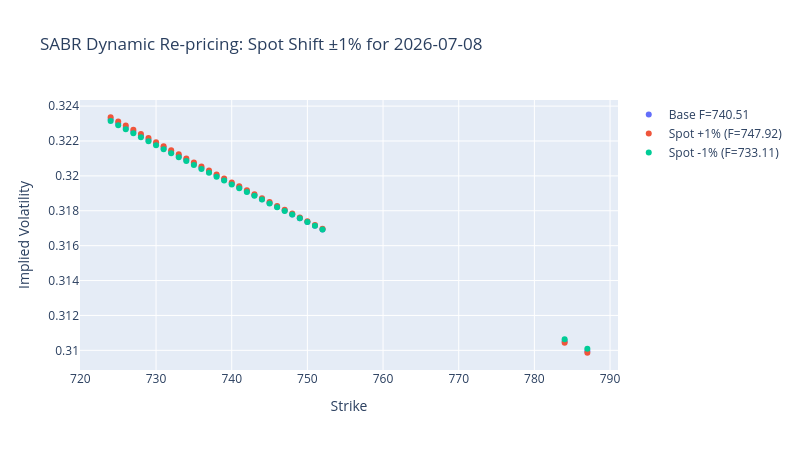

Notebook source saved alongside this figure:
### Markdown cell above
# SABR Dynamic Re-pricing Demo

### Code cell
if plot_data and sabr_params:
    expiry = plot_data[0]["expiry"]
    sabr = sabr_params.get(expiry)
    if sabr is not None:
        print("\n--- SABR Dynamic Re-pricing Demo ---")
        T = plot_data[0]["T"]
        forward_base = plot_data[0]["forward"]
        strikes = plot_data[0]["strikes"]
        
        # Base SABR IV
        iv_base = []
        for K in strikes:
            iv = sabr_iv(forward_base, K, T, sabr["alpha"], sabr["beta"], sabr["rho"], sabr["nu"])
            iv_base.append(iv)
        iv_base = np.array(iv_base)
        
        # Shift spot by +1% and -1%
        shift = 0.01
        forward_up = forward_base * (1 + shift)
        forward_down = forward_base * (1 - shift)
        
        iv_up = []
        iv_down = []
        for K in strikes:
            iv_up.append(sabr_iv(forward_up, K, T, sabr["alpha"], sabr["beta"], sabr["rho"], sabr["nu"]))
            iv_down.append(sabr_iv(forward_down, K, T, sabr["alpha"], sabr["beta"], sabr["rho"], sabr["nu"]))
        iv_up = np.array(iv_up)
        iv_down = np.array(iv_down)
        
        fig_dynamic = go.Figure()
        fig_dynamic.add_trace(go.Scatter(x=strikes, y=iv_base, mode='markers', name=f'Base F={forward_base:.2f}', line=dict(width=3)))
        fig_dynamic.add_trace(go.Scatter(x=strikes, y=iv_up, mode='markers', name=f'Spot +1% (F={forward_up:.2f})', line=dict(dash='dot', width=2)))
        fig_dynamic.add_trace(go.Scatter(x=strikes, y=iv_down, mode='markers', name=f'Spot -1% (F={forward_down:.2f})', line=dict(dash='dot', width=2)))
        
        fig_dynamic.update_layout(
            title=f"SABR Dynamic Re-pricing: Spot Shift ±1% for {expiry}",
            xaxis_title="Strike",
            yaxis_title="Implied Volatility",
            height=450,
            width=800
        )
        fig_dynamic.show()
    else:
        print("SABR not available for the first expiry.")
else:
    print("No plot data available for dynamic demo.")

### Figure 1 — Plotly figure (JSON) as saved in the notebook; plotly's stock layout.template omitted (floating-point values rounded to 4 significant figures)
{"data": [{"line": {"width": 3}, "mode": "markers", "name": "Base F=740.51", "type": "scatter", "x": [741.0, 742.0, 743.0, 744.0, 745.0, 746.0, 747.0, 748.0, 749.0, 750.0, 751.0, 752.0, 784.0, 787.0, 724.0, 725.0, 726.0, 727.0, 728.0, 729.0, 730.0, 731.0, 732.0, 733.0, 734.0, 735.0, 736.0, 737.0, 738.0, 739.0, 740.0], "y": [0.3193, 0.3191, 0.3189, 0.3187, 0.3184, 0.3182, 0.318, 0.3178, 0.3176, 0.3174, 0.3171, 0.3169, 0.3105, 0.31, 0.3232, 0.323, 0.3228, 0.3225, 0.3223, 0.3221, 0.3218, 0.3216, 0.3214, 0.3211, 0.3209, 0.3207, 0.3205, 0.3202, 0.32, 0.3198, 0.3196]}, {"line": {"dash": "dot", "width": 2}, "mode": "markers", "name": "Spot +1% (F=747.92)", "type": "scatter", "x": [741.0, 742.0, 743.0, 744.0, 745.0, 746.0, 747.0, 748.0, 749.0, 750.0, 751.0, 752.0, 784.0, 787.0, 724.0, 725.0, 726.0, 727.0, 728.0, 729.0, 730.0, 731.0, 732.0, 733.0, 734.0, 735.0, 736.0, 737.0, 738.0, 739.0, 740.0], "y": [0.3194, 0.3192, 0.3189, 0.3187, 0.3185, 0.3183, 0.3181, 0.3178, 0.3176, 0.3174, 0.3172, 0.317, 0.3104, 0.3099, 0.3234, 0.3231, 0.3229, 0.3226, 0.3224, 0.3222, 0.3219, 0.3217, 0.3215, 0.3212, 0.321, 0.3208, 0.3205, 0.3203, 0.3201, 0.3199, 0.3196]}, {"line": {"dash": "dot", "width": 2}, "mode": "markers", "name": "Spot -1% (F=733.11)", "type": "scatter", "x": [741.0, 742.0, 743.0, 744.0, 745.0, 746.0, 747.0, 748.0, 749.0, 750.0, 751.0, 752.0, 784.0, 787.0, 724.0, 725.0, 726.0, 727.0, 728.0, 729.0, 730.0, 731.0, 732.0, 733.0, 734.0, 735.0, 736.0, 737.0, 738.0, 739.0, 740.0], "y": [0.3193, 0.3191, 0.3189, 0.3186, 0.3184, 0.3182, 0.318, 0.3178, 0.3176, 0.3174, 0.3171, 0.3169, 0.3106, 0.3101, 0.3231, 0.3229, 0.3227, 0.3224, 0.3222, 0.322, 0.3218, 0.3215, 0.3213, 0.3211, 0.3208, 0.3206, 0.3204, 0.3202, 0.32, 0.3197, 0.3195]}], "layout": {"height": 450, "title": {"text": "SABR Dynamic Re-pricing: Spot Shift ±1% for 2026-07-08"}, "width": 800, "xaxis": {"title": {"text": "Strike"}}, "yaxis": {"title": {"text": "Implied Volatility"}}}}
